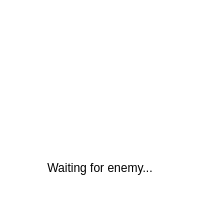
<?xml version="1.0" encoding="UTF-8"?>
<ui version="4.0">
 <class>WaitPopup</class>
 <widget class="QDialog" name="WaitPopup">
  <property name="geometry">
   <rect>
    <x>0</x>
    <y>0</y>
    <width>200</width>
    <height>200</height>
   </rect>
  </property>
  <property name="windowTitle">
   <string>Waiting for enemy</string>
  </property>
  <property name="styleSheet">
   <string notr="true">#WaitPopup
{
	background: white;
}</string>
  </property>
  <widget class="QLabel" name="mWaitingLabelImage">
   <property name="geometry">
    <rect>
     <x>36</x>
     <y>0</y>
     <width>128</width>
     <height>128</height>
    </rect>
   </property>
   <property name="text">
    <string/>
   </property>
   <property name="alignment">
    <set>Qt::AlignBottom|Qt::AlignHCenter</set>
   </property>
  </widget>
  <widget class="QLabel" name="mWaitingLabelText">
   <property name="geometry">
    <rect>
     <x>20</x>
     <y>160</y>
     <width>160</width>
     <height>16</height>
    </rect>
   </property>
   <property name="text">
    <string>Waiting for enemy...</string>
   </property>
   <property name="alignment">
    <set>Qt::AlignCenter</set>
   </property>
  </widget>
 </widget>
 <resources/>
 <connections/>
</ui>
